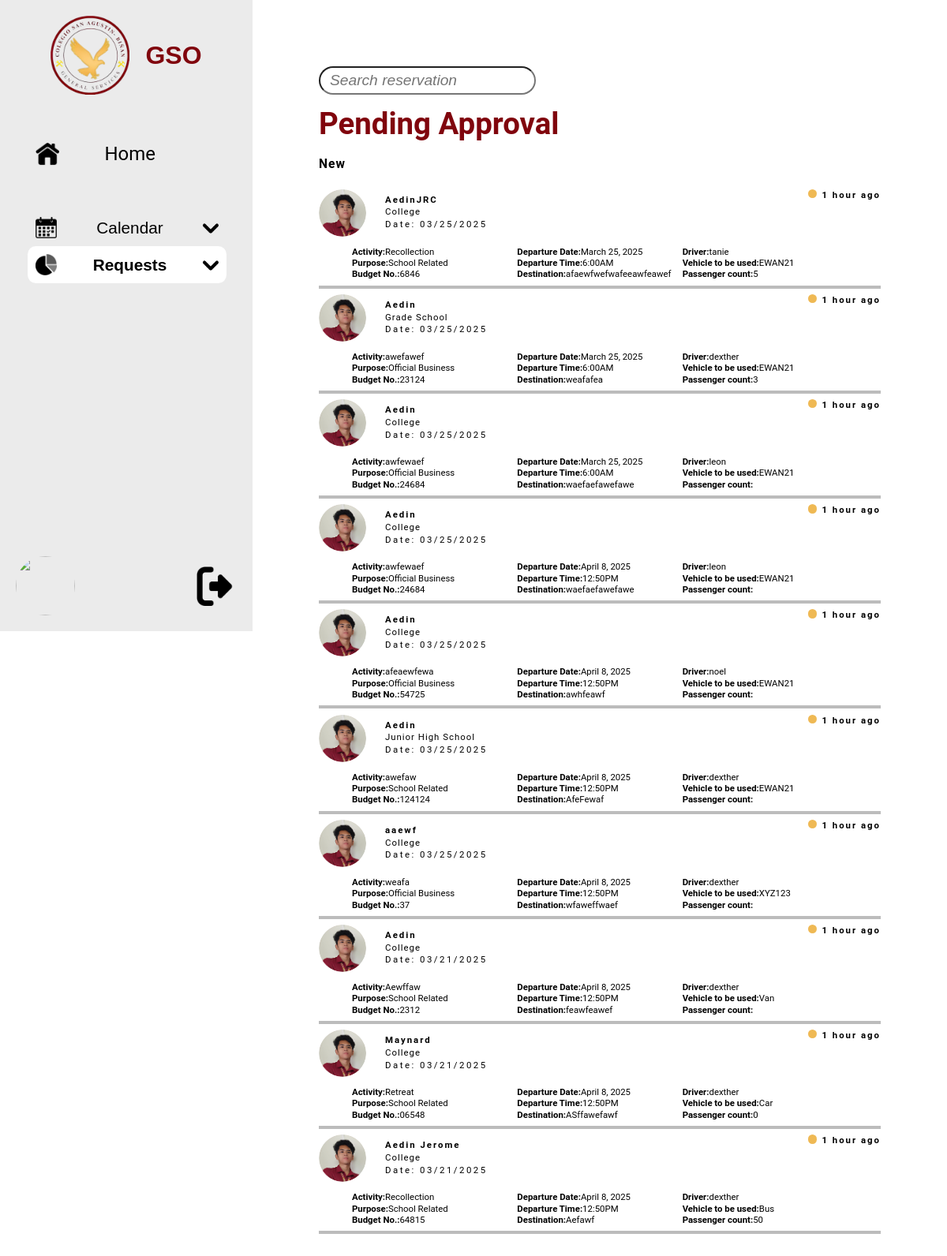
The app's page /GSO.php?papp=a with its own data.
### tables this page shows
CREATE TABLE `vrftb` (
  `id` varchar(20) NOT NULL,
  `name` varchar(50) DEFAULT NULL,
  `department` varchar(50) DEFAULT NULL,
  `activity` varchar(50) DEFAULT NULL,
  `purpose` varchar(20) DEFAULT NULL,
  `date_filed` date DEFAULT NULL,
  `budget_no` varchar(10) DEFAULT NULL,
  `vehicle` varchar(50) DEFAULT NULL,
  `driver` varchar(50) DEFAULT NULL,
  `destination` varchar(255) DEFAULT NULL,
  `departure` datetime DEFAULT NULL,
  `passenger_count` int(10) DEFAULT NULL,
  `passenger_attachment` varchar(255) DEFAULT NULL,
  `transportation_cost` varchar(255) DEFAULT NULL,
  `letter_attachment` varchar(255) DEFAULT NULL,
  `created_at` timestamp NOT NULL DEFAULT current_timestamp(),
  `updated_at` timestamp NOT NULL DEFAULT current_timestamp() ON UPDATE current_timestamp(),
  `immediatehead_status` enum('Pending','Clicked','Approved') NOT NULL DEFAULT 'Pending',
  `accounting_status` enum('Pending','Cilcked','Approved') NOT NULL DEFAULT 'Pending',
  `gsodirector_status` enum('Pending','Clicked','Approved') NOT NULL DEFAULT 'Pending',
  `gsoassistant_status` enum('Pending','Clicked','Approved') NOT NULL DEFAULT 'Pending',
  PRIMARY KEY (`id`)
);

### GSO.php (the view, shortened to what this page needs)
<!DOCTYPE html>
<html lang="en">
   <head>
      <link rel="stylesheet" href="styles.css">
      <link rel="stylesheet" href="https://cdnjs.cloudflare.com/ajax/libs/font-awesome/6.4.2/css/all.min.css">
   </head>
<body>
   <nav class="sidebar active">
      <button onclick="toggleSidebar()" id="logo">
         <img src="PNG/GSO_Logo.png" alt="">
         <span class="logo">GSO</span>
      </button>
      <li id="home">
         <a href="GSO.php" class="icon">
            <div>
               <img src="PNG/Home.png" alt="Home">
               <span class="title">Home</span>
            </div>
         </a>
      </li>
      <ul class="nav-list">
         <li style="height: 2.5rem;"></li>
         <li>
            <button onclick="toggleDropdown(this)" class="dropdown-btn" id="calendar">
               <img src="PNG/Calendar.png" alt="Calendar">
               <span>Calendar</span>
               <img src="PNG/Down.png" alt="DropDown">
            </button>
         </li>
         <?php
            if ($_SESSION['role'] != 'User') {
               ?>
                  <li>
                     <button onclick="toggleDropdown(this)" class="dropdown-btn" id="requests">
                        <img src="PNG/Pie.png" alt="Requests">
                        <span>Requests</span>
                        <img src="PNG/Down.png" alt="DropDown">
                     </button>
                  </li>
               <?php
            }
               ?>
      </ul>
      <div id="logout">
         <img id=profile src="uploads/<?php echo $_SESSION['ppicture']; ?>" alt="<?php echo $_SESSION['ppicture']; ?>">
         <a href="index.php">
            <button>
               <img id=logout-img src="PNG/Logout.png" alt="Logout">
            </button>
         </a>
      </div>
   </nav>
   <?php
      if(isset($_GET["papp"]) and !empty($_GET["papp"]))
      {
         ?>
            <main>
         <?php
      }
      else
      {
         ?>
            <main onclick="closeSidebar()">
         <?php
      }
   ?>
      <?php
         if(isset($_GET["papp"]) and !empty($_GET["papp"]))
         pendingApproval();
         elseif(isset($_GET["rapp"]) and !empty($_GET["rapp"]))
         reservationApproved();
         elseif(isset($_GET["creq"]) and !empty($_GET["creq"]))
         cancelledRequests();
         elseif(isset($_GET["aveh"]) and !empty($_GET["aveh"]))
         addVehicle();
         elseif(isset($_GET["mveh"]) and !empty($_GET["mveh"]))
         manageVehicle();
         elseif(isset($_GET["mche"]) and !empty($_GET["mche"]))
         maintenanceChecklist();
         elseif(isset($_GET["vres"]) and !empty($_GET["vres"]))
         vehicleReservationForm();
         elseif(isset($_GET["vsch"]) and !empty($_GET["vsch"]))
         vehicleSchedules();
         elseif(isset($_GET["dsch"]) and !empty($_GET["dsch"]))
         driverSchedules();
         elseif(isset($_GET["macc"]) and !empty($_GET["macc"]))
         manageAccount();
         elseif(isset($_GET["mdep"]) and !empty($_GET["mdep"]))
         manageDepartment();
         elseif(isset($_GET["srep"]) and !empty($_GET["srep"]))
         summaryReport();
         else
         home();
      ?>
   </main>
</body>
</html>
      <?php
   function pendingApproval()
   {
      ?>
         <input class="search" type="text" id="search" placeholder="Search reservation">
         <div class="maintitle">
            <h1>Pending Approval</h1>
            <p>New</p>
         </div>
         <div class="whitespace"></div>
         <?php
            include 'config.php';
            $selectvrf = "SELECT * FROM vrftb WHERE gsoassistant_status!='Approved' ORDER BY date_filed DESC, id DESC";
            $resultvrf = $conn->query($selectvrf);
            if ($resultvrf->num_rows > 0) {
               while($rowvrf = $resultvrf->fetch_assoc()) {
                  ?>
                     <a href="GSO.php?papp=a&vrfid=<?php echo $rowvrf['id']; ?>#vrespopup" class="link" style="text-decoration:none;">
                  <?php
                     if($rowvrf['gsoassistant_status'] != "Clicked")
                     {
                        ?> <div class="info-box"> <?php
                     }
                     else
                     {
                        ?> <div class="info-box" style="background-color:#eeeeee;"> <?php
                     }
                        ?>
                           <div class="pending">
                              <?php
                                 if($rowvrf['gsoassistant_status'] == "Pending")
                                 {
                                    echo '<div class="circle"></div>';
                                 }
                              ?>
                              <span class="time">1 hour ago</span>
                           </div>
                           <div class="info-heading">
                              <img src="uploads/Maynard.png" alt="Profile">
                              <span class="info-heading-text">
                                 <span class="name"><?php echo $rowvrf['name'] ?></span>
                                 <span class="department"><?php echo $rowvrf['department'] ?></span>
                                 <span class="date"><?php echo "Date: ".date("m/d/Y", strtotime($rowvrf['date_filed']));?></span>
                              </span>
                           </div>
                           <div class="info-details">
                              <div>
                                 <div><div class="title">Activity:</div><div class="dikoalam"><?php echo $rowvrf['activity']; ?></div></div>
                                 <div><div class="title">Purpose:</div><div class="dikoalam"><?php echo $rowvrf['purpose']; ?></div></div>
                                 <div><div class="title">Budget No.:</div><div class="dikoalam"><?php echo $rowvrf['budget_no']; ?></div></div>
                              </div>
                              <div>
                                 <div><div class="title">Departure Date:</div><div class="dikoalam"><?php echo (new DateTime($rowvrf['departure']))->format("F j, Y"); ?></div></div>
                                 <div><div class="title">Departure Time:</div><div class="dikoalam"><?php echo (new DateTime($rowvrf['departure']))->format("g:iA"); ?></div></div>
                                 <div><div class="title">Destination:</div><div class="dikoalam"><?php echo $rowvrf['destination']; ?></div></div>
                              </div>
                              <div>
                                 <div><div class="title">Driver:</div><div class="dikoalam"><?php echo $rowvrf['driver']; ?></div></div>
                                 <div><div class="title">Vehicle to be used:</div><div class="dikoalam"><?php echo $rowvrf['vehicle']; ?></div></div>
                                 <div><div class="title">Passenger count:</div><div class="dikoalam"><?php echo $rowvrf['passenger_count'] ?></div></div>
                              </div>
                           </div>
                        </div>
                     </a>
                  <?php
               }
            }
         ?>
      <?php
   }
      ?>

### styles.css (style rules this page uses)
:root { --light-gray: #ebebeb; --dark-gray: #bcbcbc; --sidebar-width: 400px; --maroon: #80050d; --yellow: #efb954; }
* { margin: 0; padding: 0; box-sizing: border-box; text-decoration: none; color: black; }
body { padding: 0; font-family: 'Roboto', sans-serif; background-color: white; display: flex; flex-direction: row; }
li { list-style: none; }
.sidebar ul { height: calc(100% - 300px); scrollbar-width: none; scrollbar-color: #999 #f1f1f1; scroll-behavior: smooth; overflow-y: auto; overflow-x: hidden; }

### records on screen
vrftb: gsoassistant_status "Pending" (drawn), name "AedinJRC", department "College", date_filed "03/25/2025", activity "Recollection", purpose "School Related", budget_no "6846", departure "March 25, 2025", departure "6:00AM", destination "afaewfwefwafeeawfeawef", driver "tanie", vehicle "EWAN21", passenger_count "5"
vrftb: gsoassistant_status "Pending" (drawn), name "Aedin", department "Grade School", date_filed "03/25/2025", activity "awefawef", purpose "Official Business", budget_no "23124", departure "March 25, 2025", departure "6:00AM", destination "weafafea", driver "dexther", vehicle "EWAN21", passenger_count "3"
vrftb: gsoassistant_status "Pending" (drawn), name "Aedin", department "College", date_filed "03/25/2025", activity "awfewaef", purpose "Official Business", budget_no "24684", departure "March 25, 2025", departure "6:00AM", destination "waefaefawefawe", driver "leon", vehicle "EWAN21"
vrftb: gsoassistant_status "Pending" (drawn), name "Aedin", department "College", date_filed "03/25/2025", activity "awfewaef", purpose "Official Business", budget_no "24684", departure "April 8, 2025", departure "12:50PM", destination "waefaefawefawe", driver "leon", vehicle "EWAN21"
vrftb: gsoassistant_status "Pending" (drawn), name "Aedin", department "College", date_filed "03/25/2025", activity "afeaewfewa", purpose "Official Business", budget_no "54725", departure "April 8, 2025", departure "12:50PM", destination "awhfeawf", driver "noel", vehicle "EWAN21"
vrftb: gsoassistant_status "Pending" (drawn), name "Aedin", department "Junior High School", date_filed "03/25/2025", activity "awefaw", purpose "School Related", budget_no "124124", departure "April 8, 2025", departure "12:50PM", destination "AfeFewaf", driver "dexther", vehicle "EWAN21"
vrftb: gsoassistant_status "Pending" (drawn), name "aaewf", department "College", date_filed "03/25/2025", activity "weafa", purpose "Official Business", budget_no "37", departure "April 8, 2025", departure "12:50PM", destination "wfaweffwaef", driver "dexther", vehicle "XYZ123"
vrftb: gsoassistant_status "Pending" (drawn), name "Aedin", department "College", date_filed "03/21/2025", activity "Aewffaw", purpose "School Related", budget_no "2312", departure "April 8, 2025", departure "12:50PM", destination "feawfeawef", driver "dexther", vehicle "Van"
vrftb: gsoassistant_status "Pending" (drawn), name "Maynard", department "College", date_filed "03/21/2025", activity "Retreat", purpose "School Related", budget_no "06548", departure "April 8, 2025", departure "12:50PM", destination "ASffawefawf", driver "dexther", vehicle "Car", passenger_count "0"
vrftb: gsoassistant_status "Pending" (drawn), name "Aedin Jerome", department "College", date_filed "03/21/2025", activity "Recollection", purpose "School Related", budget_no "64815", departure "April 8, 2025", departure "12:50PM", destination "Aefawf", driver "dexther", vehicle "Bus", passenger_count "50"
